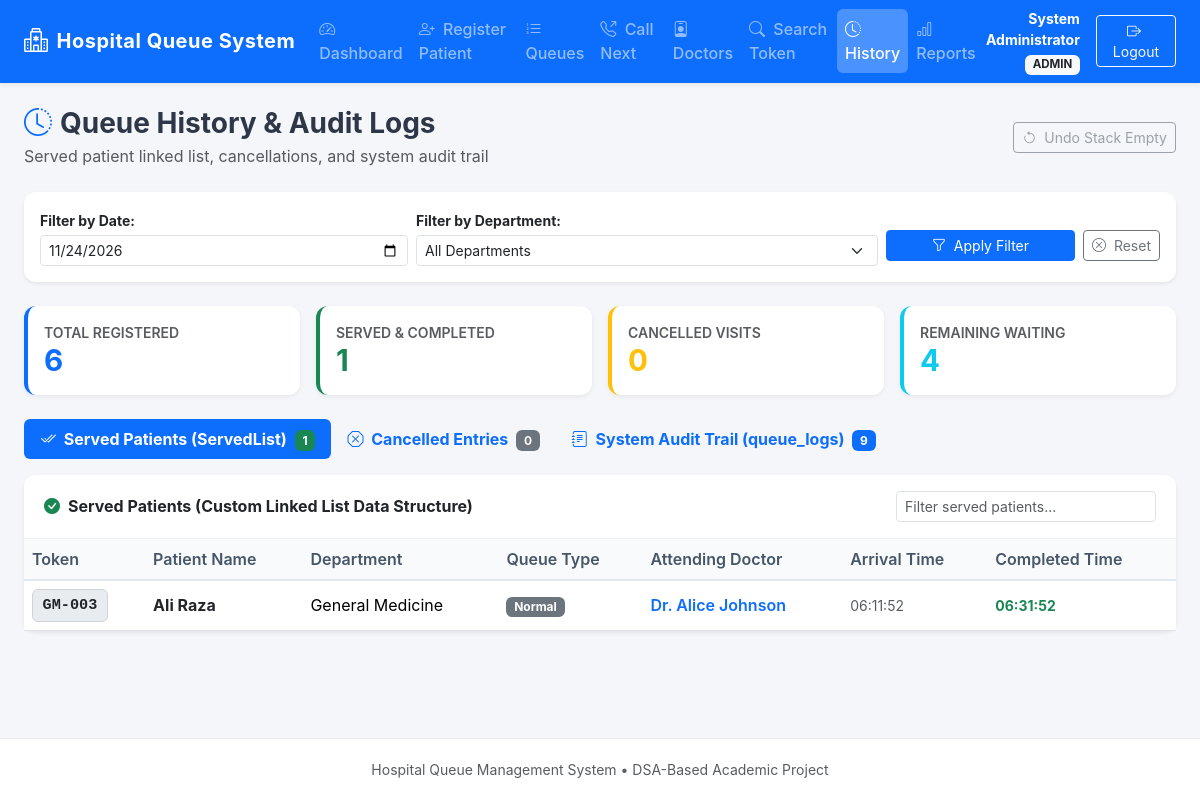
The app's page /modules/history.php (signed in) with its own data.
### tables this page shows
CREATE TABLE IF NOT EXISTS `queue_entries` (
    `queue_id` INT AUTO_INCREMENT PRIMARY KEY,
    `patient_id` INT NOT NULL,
    `department_id` INT NOT NULL,
    `doctor_id` INT NULL,
    `token_number` VARCHAR(30) NOT NULL UNIQUE,
    `urgency_level` TINYINT NULL,
    `queue_type` ENUM('Normal', 'Emergency') NOT NULL DEFAULT 'Normal',
    `arrival_time` DATETIME NOT NULL DEFAULT CURRENT_TIMESTAMP,
    `status` ENUM('Waiting', 'Called', 'In Consultation', 'Completed', 'Cancelled') NOT NULL DEFAULT 'Waiting',
    CONSTRAINT `fk_queue_patient` FOREIGN KEY (`patient_id`) 
        REFERENCES `patients`(`patient_id`) 
        ON DELETE RESTRICT ON UPDATE CASCADE,
    CONSTRAINT `fk_queue_department` FOREIGN KEY (`department_id`) 
        REFERENCES `departments`(`department_id`) 
        ON DELETE RESTRICT ON UPDATE CASCADE,
    CONSTRAINT `fk_queue_doctor` FOREIGN KEY (`doctor_id`) 
        REFERENCES `doctors`(`doctor_id`) 
        ON DELETE SET NULL ON UPDATE CASCADE,
    INDEX `idx_queue_department_status` (`department_id`, `status`, `arrival_time`)
);

CREATE TABLE IF NOT EXISTS `patients` (
    `patient_id` INT AUTO_INCREMENT PRIMARY KEY,
    `name` VARCHAR(120) NOT NULL,
    `age` INT NOT NULL,
    `gender` ENUM('Male', 'Female', 'Other') NOT NULL,
    `phone` VARCHAR(30) NULL,
    `address` VARCHAR(255) NULL,
    `created_at` DATETIME NOT NULL DEFAULT CURRENT_TIMESTAMP
);

CREATE TABLE IF NOT EXISTS `departments` (
    `department_id` INT AUTO_INCREMENT PRIMARY KEY,
    `department_name` VARCHAR(100) NOT NULL UNIQUE,
    `department_code` VARCHAR(10) NOT NULL UNIQUE,
    `description` VARCHAR(255) NULL,
    `created_at` DATETIME NOT NULL DEFAULT CURRENT_TIMESTAMP
);

CREATE TABLE IF NOT EXISTS `doctors` (
    `doctor_id` INT AUTO_INCREMENT PRIMARY KEY,
    `name` VARCHAR(120) NOT NULL,
    `department_id` INT NOT NULL,
    `specialization` VARCHAR(120) NULL,
    `availability` ENUM('Available', 'Busy', 'Off Duty') NOT NULL DEFAULT 'Available',
    `created_at` DATETIME NOT NULL DEFAULT CURRENT_TIMESTAMP,
    CONSTRAINT `fk_doctor_department` FOREIGN KEY (`department_id`) 
        REFERENCES `departments`(`department_id`) 
        ON DELETE RESTRICT ON UPDATE CASCADE
);

### modules/history.php (the view, shortened to what the rows shown need)
<?php
require_once __DIR__ . '/../config/database.php';
require_once __DIR__ . '/../classes/ServedList.php';
require_once __DIR__ . '/../classes/QueueRebuilder.php';
$pdo = getDBConnection();
$servedList = QueueRebuilder::rebuildServedList($pdo, 100);
?>
<!DOCTYPE html>
<html lang="en">
<head>
    <link href="https://cdn.jsdelivr.net/npm/bootstrap@5.3.2/dist/css/bootstrap.min.css" rel="stylesheet">
    <link href="https://cdn.jsdelivr.net/npm/bootstrap-icons@1.11.2/font/bootstrap-icons.min.css" rel="stylesheet">
    <link rel="stylesheet" href="../assets/css/style.css">
</head>
<body>
    <main class="container-fluid px-4 py-4">
        <div class="tab-content" id="historyTabContent">
            <div class="tab-pane fade show active" id="served-pane" role="tabpanel">
                <div class="card shadow-sm">
                    <div class="card-body p-0">
                        <div class="table-responsive">
                            <table class="table table-hover table-custom align-middle mb-0" id="servedTable">
                                <thead>
                                    <tr>
                                        <th>Token</th>
                                        <th>Patient Name</th>
                                        <th>Department</th>
                                        <th>Queue Type</th>
                                        <th>Attending Doctor</th>
                                        <th>Arrival Time</th>
                                        <th>Completed Time</th>
                                    </tr>
                                </thead>
                                <tbody>
                                    <?php
                                        $servedEntries = $servedList->toArray();
                                        if (empty($servedEntries)):
                                    ?>
                                        <tr><td colspan="7" class="text-center py-4 text-muted">No completed consultations recorded in ServedList.</td></tr>
                                    <?php else: ?>
                                        <?php foreach ($servedEntries as $entry): ?>
                                            <tr>
                                                <td>
                                                    <a href="search.php?token=<?= urlencode($entry['token_number']) ?>" class="token-badge text-decoration-none <?= ($entry['queue_type'] ?? '') === 'Emergency' ? 'emergency' : '' ?>">
                                                        <?= htmlspecialchars($entry['token_number'], ENT_QUOTES, 'UTF-8') ?>
                                                    </a>
                                                </td>
                                                <td class="fw-bold text-dark"><?= htmlspecialchars($entry['patient_name'], ENT_QUOTES, 'UTF-8') ?></td>
                                                <td><?= htmlspecialchars($entry['department_name'], ENT_QUOTES, 'UTF-8') ?></td>
                                                <td>
                                                    <?php if (($entry['queue_type'] ?? '') === 'Emergency'): ?>
                                                        <span class="badge bg-danger">Emergency</span>
                                                    <?php else: ?>
                                                        <span class="badge bg-secondary">Normal</span>
                                                    <?php endif; ?>
                                                </td>
                                                <td class="fw-semibold text-primary"><?= htmlspecialchars($entry['doctor_name'] ?? 'Doctor', ENT_QUOTES, 'UTF-8') ?></td>
                                                <td class="small text-muted"><?= htmlspecialchars(date('H:i:s', strtotime($entry['arrival_time'])), ENT_QUOTES, 'UTF-8') ?></td>
                                                <td class="small text-success fw-bold">
                                                    <?= htmlspecialchars(date('H:i:s', strtotime($entry['completed_time'] ?? $entry['arrival_time'])), ENT_QUOTES, 'UTF-8') ?>
                                                </td>
                                            </tr>
                                        <?php endforeach; ?>
                                    <?php endif; ?>
                                </tbody>
                            </table>
                        </div>
                    </div>
                </div>
            </div>
        </div>
    </main>
</body>
</html>

### records on screen
queue_entries: token_number "GM-003", patient.name "Ali Raza", department.department_name "General Medicine", queue_type "Normal", doctor.name "Dr. Alice Johnson", arrival_time "06:11:52", arrival_time "06:31:52"

### other values on screen
$userName "System Administrator"
$userRole "ADMIN"
$summaryCounts['total_registered'] "6"
$summaryCounts['total_completed'] "1"
$summaryCounts['total_cancelled'] "0"
$summaryCounts['total_waiting'] "4"
$servedList->getSize() "1"
count($cancelledEntries) "0"
count($auditLogs) "9"
